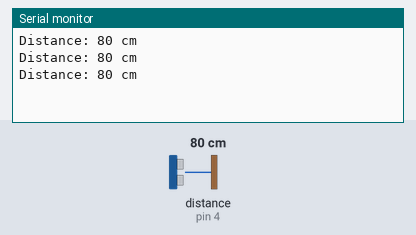
A sketch run on a simulated Arduino Uno, built with avr-gcc and run on an emulated ATmega328P. Shown: the last lines printed to the serial monitor. Wiring (inferred from the names in the program): ultrasonic range finder: trigger pin 2; echo pin 4. Inputs (shaded band) come from the test bench; at power-on: distance to the obstacle (sensor on pin 4) 80 cm. The echo pulse lasts 58.3 µs per cm.

Above: at 1.3 s.
1.4 s: distance to the obstacle (sensor on pin 4) set to 2 cm
At 1.9 s:
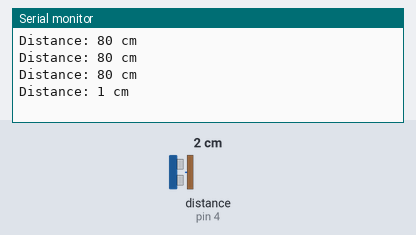
2.9 s: distance to the obstacle (sensor on pin 4) set to 4 cm
At 3.4 s:
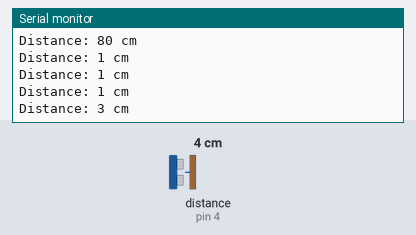
Timing chart, 0 to 5.9 s (numbered marks = the images above; inputs shaded):
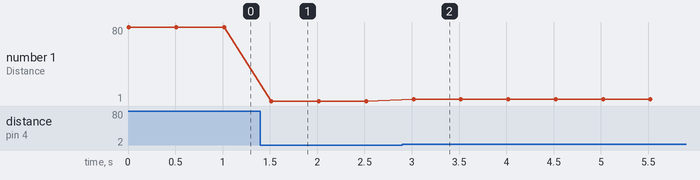

Measured:
- after the input at 1.4 s, the serial monitor: prints a new line after 0.12 s (image 1)
- after the input at 2.9 s, the serial monitor: prints a new line after 0.12 s (image 2)
- plotted number 1: 80 → 1 after the input at 1.4 s, 1 → 3 after the input at 2.9 s

The sketch:

oneUltrasonic.ino
```cpp
// Ultrasonic Sensor Pins
const int trigPin = 2;  // Trigger pin
const int echoPin = 4;  // Echo pin

// Variables
long duration;  // Time taken for the ultrasonic pulse to return
long distance;   // Calculated distance in centimeters

void setup() {
  // Initialize Serial Monitor
  Serial.begin(9600);

  // Set trigPin as OUTPUT and echoPin as INPUT
  pinMode(trigPin, OUTPUT);
  pinMode(echoPin, INPUT);
}

void loop() {
  // Clear the trigger pin
  digitalWrite(trigPin, LOW);
  delayMicroseconds(2);

  // Send a 10us pulse to trigger the ultrasonic module
  digitalWrite(trigPin, HIGH);
  delayMicroseconds(10);
  digitalWrite(trigPin, LOW);

  // Measure the pulse duration on the echo pin
  duration = pulseIn(echoPin, HIGH);

  // Calculate the distance
  distance = duration /29 / 2;  // Speed of sound is 343 meters/second or 0.034 cm/microsecond

  // Print the distance in centimeters
  Serial.print("Distance: ");
  Serial.print(distance);
  Serial.println(" cm");

  // Wait for a brief moment before taking the next measurement
  delay(500);
}
```
